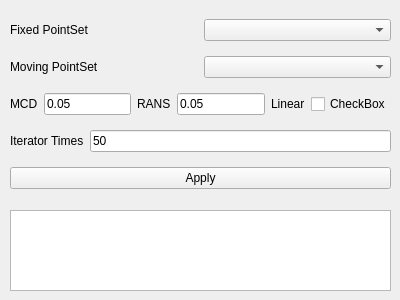
<?xml version="1.0" encoding="UTF-8"?>
<ui version="4.0">
 <class>PCLView</class>
 <widget class="QWidget" name="PCLView">
  <property name="geometry">
   <rect>
    <x>0</x>
    <y>0</y>
    <width>400</width>
    <height>300</height>
   </rect>
  </property>
  <property name="windowTitle">
   <string>Form</string>
  </property>
  <widget class="QWidget" name="verticalLayoutWidget">
   <property name="geometry">
    <rect>
     <x>10</x>
     <y>10</y>
     <width>381</width>
     <height>191</height>
    </rect>
   </property>
   <layout class="QVBoxLayout" name="verticalLayout">
    <item>
     <layout class="QHBoxLayout" name="horizontalLayout">
      <item>
       <widget class="QLabel" name="label">
        <property name="text">
         <string>Fixed PointSet</string>
        </property>
       </widget>
      </item>
      <item>
       <widget class="QmitkDataStorageComboBox" name="FixedPointSetSelector"/>
      </item>
     </layout>
    </item>
    <item>
     <layout class="QHBoxLayout" name="horizontalLayout_2">
      <item>
       <widget class="QLabel" name="label_2">
        <property name="text">
         <string>Moving PointSet</string>
        </property>
       </widget>
      </item>
      <item>
       <widget class="QmitkDataStorageComboBox" name="MovingPointSetSelector"/>
      </item>
     </layout>
    </item>
    <item>
     <layout class="QHBoxLayout" name="horizontalLayout_3">
      <item>
       <widget class="QLabel" name="label_3">
        <property name="text">
         <string>MCD</string>
        </property>
       </widget>
      </item>
      <item>
       <widget class="QLineEdit" name="McdLE">
        <property name="text">
         <string>0.05</string>
        </property>
       </widget>
      </item>
      <item>
       <widget class="QLabel" name="RansLE">
        <property name="text">
         <string>RANS</string>
        </property>
       </widget>
      </item>
      <item>
       <widget class="QLineEdit" name="RansLE_2">
        <property name="text">
         <string>0.05</string>
        </property>
       </widget>
      </item>
      <item>
       <widget class="QLabel" name="label_5">
        <property name="text">
         <string>Linear</string>
        </property>
       </widget>
      </item>
      <item>
       <widget class="QCheckBox" name="LinearCB">
        <property name="text">
         <string>CheckBox</string>
        </property>
       </widget>
      </item>
     </layout>
    </item>
    <item>
     <layout class="QHBoxLayout" name="horizontalLayout_4">
      <item>
       <widget class="QLabel" name="label_4">
        <property name="text">
         <string>Iterator Times</string>
        </property>
       </widget>
      </item>
      <item>
       <widget class="QLineEdit" name="IteratorTimesLE">
        <property name="text">
         <string>50</string>
        </property>
       </widget>
      </item>
     </layout>
    </item>
    <item>
     <widget class="QPushButton" name="ApplyBtn">
      <property name="text">
       <string>Apply</string>
      </property>
     </widget>
    </item>
   </layout>
  </widget>
  <widget class="QPlainTextEdit" name="TransformMatrixTE">
   <property name="geometry">
    <rect>
     <x>10</x>
     <y>210</y>
     <width>381</width>
     <height>81</height>
    </rect>
   </property>
  </widget>
 </widget>
 <customwidgets>
  <customwidget>
   <class>QmitkDataStorageComboBox</class>
   <extends>QComboBox</extends>
   <header>QmitkDataStorageComboBox.h</header>
  </customwidget>
 </customwidgets>
 <resources/>
 <connections/>
</ui>
